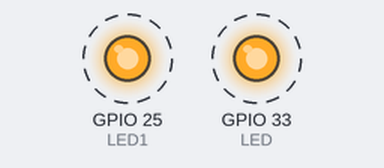
Bench run of a sketch on a simulated ESP32. On the bench: output pins drawn as LEDs (lit = HIGH). Dashed ring = blinking. What the sketch prints to the serial monitor is not drawn.

Above: at 0.5 s.
Timing chart, 0 to 4.6 s (numbered marks = the images above):
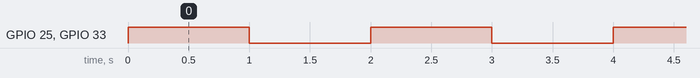

The sketch:

LED.ino
```cpp
#include <Arduino.h>

#define LED 33
#define LED1 25

void setup()
{
  // initialize LED digital pin as an output.
  Serial.begin(115200);
  pinMode(LED, OUTPUT);
  pinMode(LED1, OUTPUT);

}

void loop()
{
  // turn the LED on (HIGH is the voltage level)
  digitalWrite(LED, HIGH);
  digitalWrite(LED1, HIGH);
  // wait for a second
  delay(1000);
  // turn the LED off by making the voltage LOW
  digitalWrite(LED, LOW);
  digitalWrite(LED1, LOW);
  Serial.println("Blink");
  //wait for a second
  delay(1000);
}
```

Measured:
- by itself, GPIO 25 (LED1), GPIO 33 (LED): alternates HIGH for 1.0 s and LOW for 1.0 s
